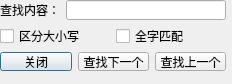
<?xml version="1.0" encoding="UTF-8"?>
<ui version="4.0">
 <class>Dialog</class>
 <widget class="QDialog" name="Dialog">
  <property name="geometry">
   <rect>
    <x>0</x>
    <y>0</y>
    <width>232</width>
    <height>84</height>
   </rect>
  </property>
  <property name="windowTitle">
   <string>Dialog</string>
  </property>
  <widget class="QWidget" name="">
   <property name="geometry">
    <rect>
     <x>0</x>
     <y>0</y>
     <width>226</width>
     <height>71</height>
    </rect>
   </property>
   <layout class="QVBoxLayout" name="verticalLayout">
    <item>
     <layout class="QHBoxLayout" name="horizontalLayout">
      <item>
       <widget class="QLabel" name="label">
        <property name="text">
         <string>查找内容：</string>
        </property>
       </widget>
      </item>
      <item>
       <widget class="QLineEdit" name="lineEditFind"/>
      </item>
     </layout>
    </item>
    <item>
     <layout class="QHBoxLayout" name="horizontalLayout_2">
      <item>
       <widget class="QCheckBox" name="checkCase">
        <property name="text">
         <string>区分大小写</string>
        </property>
       </widget>
      </item>
      <item>
       <widget class="QCheckBox" name="checkWhole">
        <property name="text">
         <string>全字匹配</string>
        </property>
       </widget>
      </item>
     </layout>
    </item>
    <item>
     <layout class="QHBoxLayout" name="horizontalLayout_4">
      <item>
       <layout class="QHBoxLayout" name="horizontalLayout_3">
        <item>
         <widget class="QPushButton" name="btnClose">
          <property name="text">
           <string>关闭</string>
          </property>
         </widget>
        </item>
        <item>
         <widget class="QPushButton" name="btnFindNext">
          <property name="text">
           <string>查找下一个</string>
          </property>
         </widget>
        </item>
        <item>
         <widget class="QPushButton" name="btnFindPrev">
          <property name="text">
           <string>查找上一个</string>
          </property>
         </widget>
        </item>
       </layout>
      </item>
      <item>
       <spacer name="horizontalSpacer">
        <property name="orientation">
         <enum>Qt::Orientation::Horizontal</enum>
        </property>
        <property name="sizeHint" stdset="0">
         <size>
          <width>40</width>
          <height>20</height>
         </size>
        </property>
       </spacer>
      </item>
     </layout>
    </item>
   </layout>
  </widget>
 </widget>
 <resources/>
 <connections/>
</ui>
